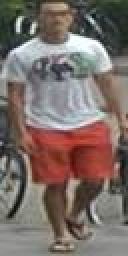
#> input picture request/query/0650_c2_031237.jpg, 64 x 128 px (shown 2 times larger); its folder holds 4 pictures in this run
$ python similar.py   (older library calls are emulated)
#> lines starting #> are read from the running program, lines starting #| are printed output that depends on the picture
from numpy import average, dot, linalg
from PIL import Image
import numpy as np
import cv2
import os
from pylab import *


# [49 lines of commented-out code are left out]

def get_thum(image, size=(64, 64)):
    # 利用image对图像大小重新设置, Image.ANTIALIAS为高质量的
    image = image.resize(size, Image.ANTIALIAS)
    return image


# 计算图片的余弦距离

def image_similarity_vectors_via_numpy(image1, image2):
    image1 = get_thum(image1)

    image2 = get_thum(image2)

    images = [image1, image2]

    vectors = []

    norms = []

    for image in images:

        vector = []

        for pixel_tuple in image.getdata():
            vector.append(average(pixel_tuple))

        vectors.append(vector)

        # linalg=linear（线性）+algebra（代数），norm则表示范数

        # 求图片的范数？？

        norms.append(linalg.norm(vector, 2))

    a, b = vectors

    a_norm, b_norm = norms

    # dot返回的是点积，对二维数组（矩阵）进行计算

    res = dot(a / a_norm, b / b_norm)

    return res


def file_name(file_dir):
#> called with file_dir = 'request/query'
    L = []
    for root, dirs, files in os.walk(file_dir):
        for file in files:
            L.append(os.path.join(root, file))  # 是否有必要筛选图片文件类型
    return L


if __name__ == "__main__":
    file_query_dir = 'request/query'
    file_gallery_dir = 'request/gallery'
    Query_name = []
    Gallery_name = []
    similarity = []
    sim = []
    follow_seq = []
    seq = []
    pic = []
    seq_str = ''
    Query_name = file_name(file_query_dir)
    Gallery_name = file_name(file_gallery_dir)
    query_num = len(Query_name)
    gallery_num = len(Gallery_name)

    for i in range(0, query_num):
        for j in range(0, gallery_num):
            s = image_similarity_vectors_via_numpy(Image.open(Query_name[i]), Image.open(Gallery_name[j]))
            sim.append(s)
            seq.append(Gallery_name[j])
        similarity.append(sim)
        follow_seq.append(seq)
        sim = []
        seq = []

    # [5 lines of commented-out code are left out]

    for i in range(0, query_num):
        for j in range(0, gallery_num):
            maxj = j
            for k in range(j, gallery_num):
                if similarity[i][k] > similarity[i][maxj]:
                    maxj = k
            if maxj != j:
                similarity[i][maxj] = similarity[i][j] + similarity[i][maxj]
                seq_str = follow_seq[i][j]
                similarity[i][j] = similarity[i][maxj] - similarity[i][j]
                follow_seq[i][j] = follow_seq[i][maxj]
                similarity[i][maxj] = similarity[i][maxj] - similarity[i][j]
                follow_seq[i][maxj] = seq_str

for i in range(0, query_num):
    print('%s:         ' % Query_name[i])
    for j in range(0, gallery_num):
        print('%s  %.3f' % (follow_seq[i][j], similarity[i][j]))

fig = plt.figure()
for i in range(0, query_num):
    print('%s:         ' % Query_name[i])
    img = cv2.imread(Query_name[i], cv2.IMREAD_COLOR);
#> img is the input picture: shape (128, 64, 3); mean B, G, R 104.2, 109.6, 123.1
    img = cv2.cvtColor(img, cv2.COLOR_BGR2RGB)
    plt.subplot(5, 11, i * 11 + 1)
    plt.imshow(img)
    (filepath, tempfilename) = os.path.split(Query_name[i])
    (filename, extension) = os.path.splitext(tempfilename)
    title(filename, fontsize=8)
    for j in range(0, gallery_num):
        img = cv2.imread(follow_seq[i][j], cv2.IMREAD_COLOR)
        img = cv2.cvtColor(img, cv2.COLOR_BGR2RGB)
        plt.subplot(5, 11, i * 11 + j + 2)
        plt.imshow(img)
        (filepath, tempfilename) = os.path.split(follow_seq[i][j])
        (filename, extension) = os.path.splitext(tempfilename)
        title(filename, fontsize=8)
        plt.xlabel(round(similarity[i][j] * 100, 3), fontsize=8)
plt.show()
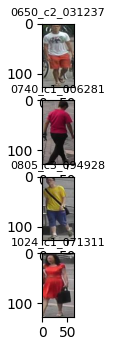
#> figure drawn by matplotlib, 4 panels

# [7 lines of commented-out code are left out]
